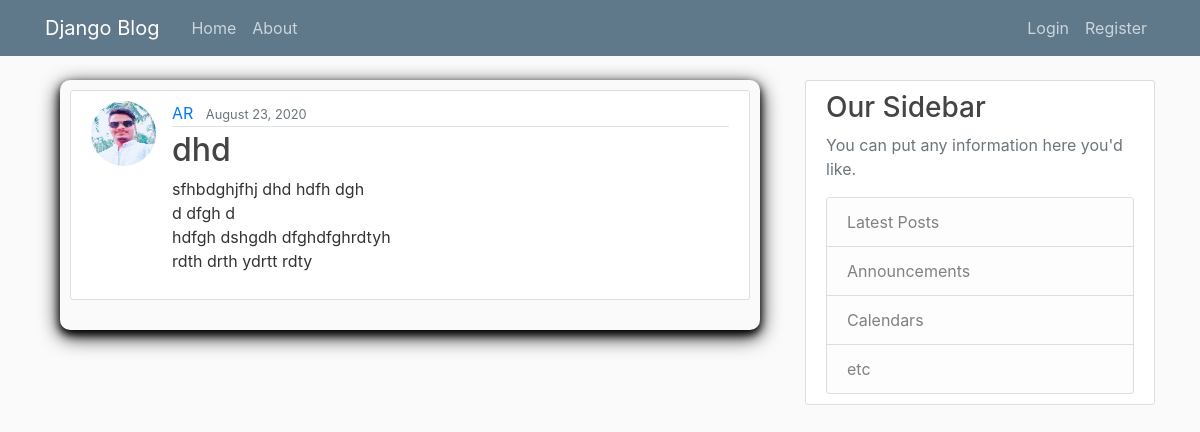
Page /post/25/ on the committed database.
### blog/models.py (models this page shows, shortened)
class Post(models.Model):
    title = models.CharField(max_length=100)
    content = models.TextField()
    date_posted = models.DateTimeField(default=timezone.now)
    author = models.ForeignKey(User, on_delete=models.CASCADE)

### users/models.py (models this page shows, shortened)
class Profile(models.Model):
    user = models.OneToOneField(User, on_delete=models.CASCADE)
    image = models.ImageField(default='default.jpg', upload_to='profile_pics')

### blog/views.py (the view)
# urls.py: path('post/<int:pk>/', PostDetailView.as_view(), name='post-detail'),
class PostDetailView(DetailView):
    model = Post

### blog/templates/blog/post_detail.html (shortened to what this page needs)
{% extends 'blog/base.html' %}
{% block content %}
    <div class="container">
        <div class="d-flex justify-content-center h-100">
            <div class="user_card mb-4">
                <article class="media content-section">
                    <img class="rounded-circle article-img" src="{{ object.author.profile.image.url }}" alt="">
                    <div class="media-body">
                        <div class="article-metadata">
                            <a class="mr-2" href="{% url 'user-post' object.author.username %}">{{ object.author }}</a>
                            <small class="text-muted">{{ object.date_posted|date:"F d, Y" }}</small>
                        </div>
                        <h2 class="article-title">{{ object.title }}</h2>
                        <p class="article-content">{{ object.content }}</p>
                    </div>
                </article>
            </div>
        </div>
    </div>
{% endblock content %}

### blog/static/blog/main.css (style rules this page uses)
body { background: #fafafa; color: #333333; margin-top: 5rem; }
h1, h2, h3, h4, h5, h6 { color: #444444; }
.content-section { background: #ffffff; padding: 10px 20px; border: 1px solid #dddddd; border-radius: 3px; margin-bottom: 20px; }
.article-title { color: #444444; }
.article-content { white-space: pre-line; }
.article-img { height: 65px; width: 65px; margin-right: 16px; }
.article-metadata { padding-bottom: 1px; margin-bottom: 4px; border-bottom: 1px solid #e3e3e3 }

### blog/templates/blog/base.html (style rules this page uses)
.user_card { width: 1000px; margin-top: auto; margin-bottom: auto; background: #fafafa; position: relative; display: flex; justify-content: center; flex-direction: column; padding: 10px; box-shadow: 0 4px 8px 0 rgb(0, 0, 0), 0 6px 20px 0 rgb(0, 0, 0); -webkit-box-shadow: 0 4px 8px 0 rgb(0, 0, 0), 0 6px 20px 0 rgb(0, 0, 0); -moz-box-shadow: 0 4px 8px 0 rgb(0, 0, 0), 0 6px 20px 0 rgb(0, 0, 0); border-radius: 10px; }

### rows in the picture
Post: author.profile.image (picture), author "AR", date_posted "August 23, 2020", title "dhd", content "sfhbdghjfhj dhd hdfh dgh d dfgh d hdfgh dshgdh dfghdfghrdtyh rdth drth ydrtt rdty"
